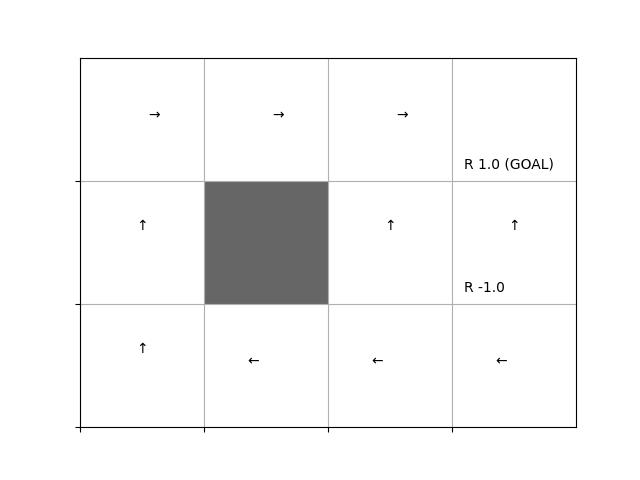

Python code for this plot:
import os, sys; sys.path.append(os.path.join(os.path.dirname(__file__), '..')) # for importing the parent dirs
import numpy as np
from collections import defaultdict
from common.gridworld import GridWorld
# from common.utils import greedy_probs


def greedy_probs(Q, state, epsilon=0, action_size=4):
    qs = [Q[(state, action)] for action in range(action_size)]
    max_action = np.argmax(qs)

    base_prob = epsilon / action_size
    action_probs = {action: base_prob for action in range(action_size)}  #{0: ε/4, 1: ε/4, 2: ε/4, 3: ε/4}
    action_probs[max_action] += (1 - epsilon)
    return action_probs


class McAgent:
    def __init__(self):
        self.gamma = 0.9
        self.epsilon = 0.1
        self.alpha = 0.1
        self.action_size = 4

        random_actions = {0: 0.25, 1: 0.25, 2: 0.25, 3: 0.25}
        self.pi = defaultdict(lambda: random_actions)
        self.Q = defaultdict(lambda: 0)
        self.memory = []

    def get_action(self, state):
        action_probs = self.pi[state]
        actions = list(action_probs.keys())
        probs = list(action_probs.values())
        return np.random.choice(actions, p=probs)

    def add(self, state, action, reward):
        data = (state, action, reward)
        self.memory.append(data)

    def reset(self):
        self.memory.clear()

    def update(self):
        G = 0
        for data in reversed(self.memory):
            state, action, reward = data
            G = self.gamma * G + reward
            key = (state, action)
            self.Q[key] += (G - self.Q[key]) * self.alpha
            self.pi[state] = greedy_probs(self.Q, state, self.epsilon)


env = GridWorld()
agent = McAgent()

episodes = 10000
for episode in range(episodes):
    state = env.reset()
    agent.reset()

    while True:
        action = agent.get_action(state)
        next_state, reward, done = env.step(action)

        agent.add(state, action, reward)
        if done:
            agent.update()
            break

        state = next_state

env.render_q(agent.Q)

# added for remote figure
import matplotlib.pyplot as plt
plt.savefig("ch05/mc_control.jpg")